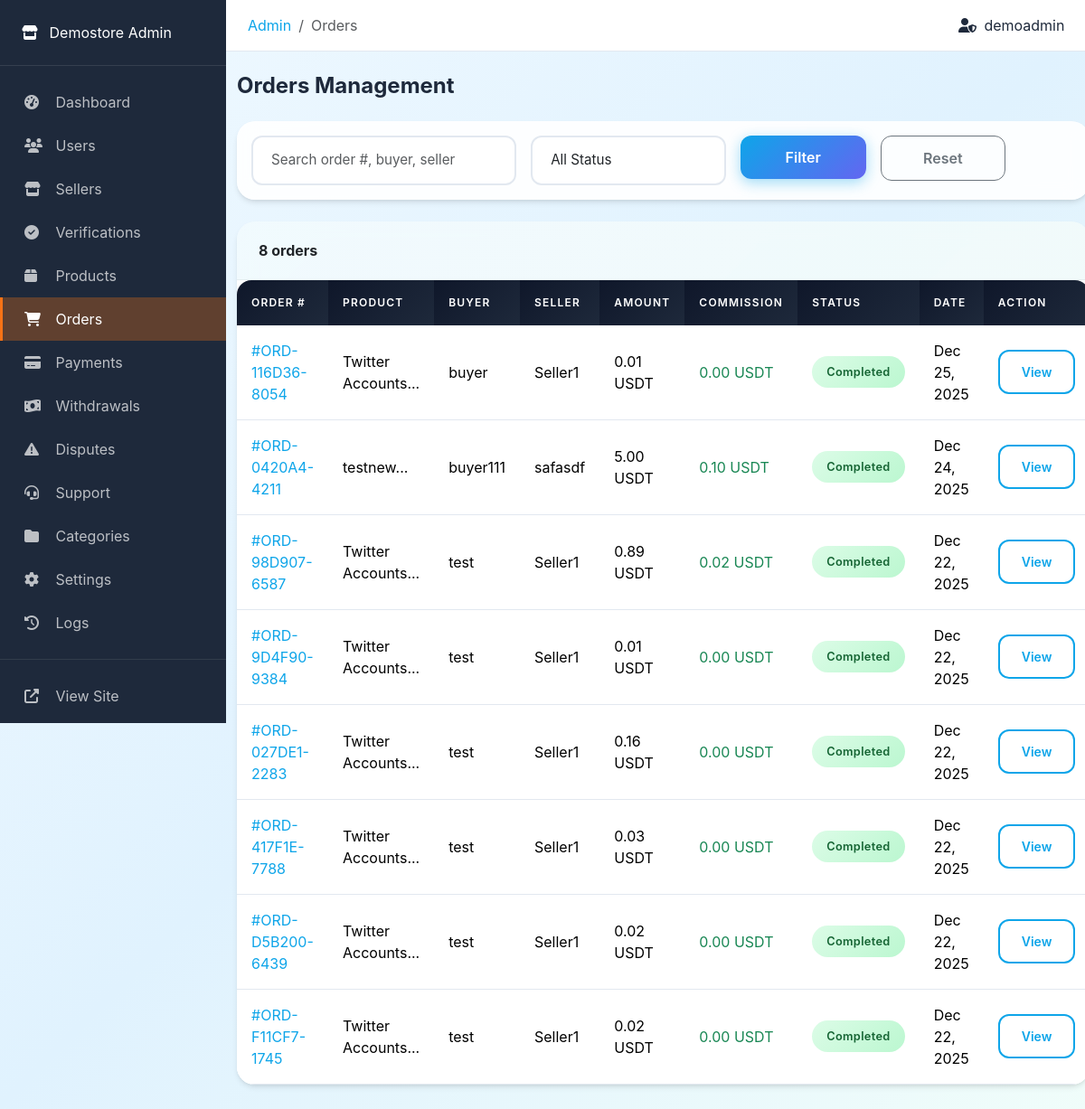
The app's page /admin/orders.php (signed in) with its own data.
### tables this page shows
CREATE TABLE `users` (
  `id` int(10) UNSIGNED NOT NULL,
  `username` varchar(50) NOT NULL,
  `email` varchar(100) NOT NULL,
  `password` varchar(255) NOT NULL,
  `role` enum('admin','seller','buyer') NOT NULL DEFAULT 'buyer',
  `status` enum('active','suspended','banned') NOT NULL DEFAULT 'active',
  `avatar` varchar(255) DEFAULT NULL,
  `created_at` timestamp NOT NULL DEFAULT current_timestamp(),
  `updated_at` timestamp NOT NULL DEFAULT current_timestamp() ON UPDATE current_timestamp(),
  `last_login` timestamp NULL DEFAULT NULL
);

CREATE TABLE `orders` (
  `id` int(10) UNSIGNED NOT NULL,
  `order_number` varchar(50) NOT NULL,
  `buyer_id` int(10) UNSIGNED NOT NULL,
  `seller_id` int(10) UNSIGNED NOT NULL,
  `product_id` int(10) UNSIGNED NOT NULL,
  `quantity` int(10) UNSIGNED NOT NULL DEFAULT 1,
  `unit_price` decimal(18,6) NOT NULL,
  `total_amount` decimal(18,6) NOT NULL,
  `commission_rate` decimal(5,2) NOT NULL,
  `commission_amount` decimal(18,6) NOT NULL,
  `seller_amount` decimal(18,6) NOT NULL,
  `delivery_type` enum('auto','manual') NOT NULL,
  `delivery_data` text DEFAULT NULL,
  `status` enum('pending','processing','delivered','completed','cancelled','refunded','disputed') NOT NULL DEFAULT 'pending',
  `buyer_reviewed` tinyint(1) DEFAULT 0,
  `seller_reviewed` tinyint(1) DEFAULT 0,
  `created_at` timestamp NOT NULL DEFAULT current_timestamp(),
  `completed_at` timestamp NULL DEFAULT NULL,
  `delivered_at` timestamp NULL DEFAULT NULL,
  `payment_released` tinyint(1) DEFAULT 0,
  `payment_released_at` timestamp NULL DEFAULT NULL,
  `updated_at` timestamp NOT NULL DEFAULT current_timestamp() ON UPDATE current_timestamp()
);

CREATE TABLE `products` (
  `id` int(10) UNSIGNED NOT NULL,
  `seller_id` int(10) UNSIGNED NOT NULL,
  `category_id` int(10) UNSIGNED NOT NULL,
  `name` varchar(255) NOT NULL,
  `slug` varchar(255) NOT NULL,
  `description` text DEFAULT NULL,
  `short_description` varchar(500) DEFAULT NULL,
  `price` decimal(18,6) NOT NULL,
  `stock_quantity` int(11) DEFAULT -1,
  `delivery_type` enum('auto','manual') NOT NULL DEFAULT 'manual',
  `delivery_data` text DEFAULT NULL,
  `thumbnail` varchar(255) DEFAULT NULL,
  `images` longtext DEFAULT NULL CHECK (json_valid(`images`)),
  `status` enum('active','inactive','pending','rejected') NOT NULL DEFAULT 'pending',
  `total_sales` int(10) UNSIGNED DEFAULT 0,
  `rating_average` decimal(3,2) DEFAULT 0.00,
  `rating_count` int(10) UNSIGNED DEFAULT 0,
  `created_at` timestamp NOT NULL DEFAULT current_timestamp(),
  `updated_at` timestamp NOT NULL DEFAULT current_timestamp() ON UPDATE current_timestamp()
);

CREATE TABLE `sellers` (
  `id` int(10) UNSIGNED NOT NULL,
  `user_id` int(10) UNSIGNED NOT NULL,
  `shop_name` varchar(100) NOT NULL,
  `shop_slug` varchar(100) NOT NULL,
  `shop_description` text DEFAULT NULL,
  `shop_logo` varchar(255) DEFAULT NULL,
  `shop_banner` varchar(255) DEFAULT NULL,
  `verification_status` enum('unverified','pending','verified') NOT NULL DEFAULT 'unverified',
  `verified_at` timestamp NULL DEFAULT NULL,
  `total_sales` int(10) UNSIGNED DEFAULT 0,
  `total_earnings` decimal(18,6) DEFAULT 0.000000,
  `rating_average` decimal(3,2) DEFAULT 0.00,
  `rating_count` int(10) UNSIGNED DEFAULT 0,
  `created_at` timestamp NOT NULL DEFAULT current_timestamp(),
  `updated_at` timestamp NOT NULL DEFAULT current_timestamp() ON UPDATE current_timestamp()
);

### admin/orders.php (the view, shortened to what the rows shown need)
<?php
$success = '';
$viewOrderId = (int) ($_GET['view'] ?? 0);
$page = max(1, (int) ($_GET['page'] ?? 1));
$where = "1=1";
$params = [];
$totalOrders = db()->fetch("
    SELECT COUNT(*) as count FROM orders o
    JOIN users buyer ON o.buyer_id = buyer.id
    JOIN sellers s ON o.seller_id = s.id
    WHERE {$where}
", $params)['count'];
$pagination = paginate($totalOrders, $page, ADMIN_ITEMS_PER_PAGE);
$orders = db()->fetchAll("
    SELECT o.*, p.name as product_name,
           buyer.username as buyer_username,
           s.shop_name
    FROM orders o
    JOIN products p ON o.product_id = p.id
    JOIN users buyer ON o.buyer_id = buyer.id
    JOIN sellers s ON o.seller_id = s.id
    WHERE {$where}
    ORDER BY o.created_at DESC
    LIMIT {$pagination['per_page']} OFFSET {$pagination['offset']}
", $params);
require_once __DIR__ . '/header.php';
?>
<div class="container-fluid py-4">
    <?php if ($viewOrderId && $order): ?>
        <div class="d-flex justify-content-between align-items-center mb-4">
            <h4 class="fw-bold mb-0">Order #<?= $order['order_number'] ?></h4>
            <a href="<?= BASE_URL ?>/admin/orders.php" class="btn btn-outline-secondary">
                <i class="fas fa-arrow-left me-2"></i>Back
            </a>
        </div>
        <?php if ($error): ?>
            <div class="alert alert-danger"><?= sanitize($error) ?></div>
        <?php endif; ?>
        <?php if ($success): ?>
            <div class="alert alert-success"><?= sanitize($success) ?></div>
        <?php endif; ?>
        <div class="row">
            <div class="col-lg-8">
                <div class="card mb-4">
                    <div class="card-header d-flex justify-content-between">
                        <h5 class="mb-0">Order Details</h5>
                        <span class="order-status <?= $order['status'] ?>"><?= ucfirst($order['status']) ?></span>
                    </div>
                    <div class="card-body">
                        <div class="row mb-4">
                            <div class="col-md-6">
                                <h6 class="fw-bold">Product</h6>
                                <p><?= sanitize($order['product_name']) ?></p>
                            </div>
                            <div class="col-md-3">
                                <h6 class="fw-bold">Quantity</h6>
                                <p><?= $order['quantity'] ?></p>
                            </div>
                            <div class="col-md-3">
                                <h6 class="fw-bold">Unit Price</h6>
                                <p><?= formatCurrency($order['unit_price']) ?></p>
                            </div>
                        </div>
                        <div class="row mb-4">
                            <div class="col-md-6">
                                <h6 class="fw-bold">Buyer</h6>
                                <p><?= sanitize($order['buyer_username']) ?> (<?= sanitize($order['buyer_email']) ?>)</p>
                            </div>
                            <div class="col-md-6">
                                <h6 class="fw-bold">Seller</h6>
                                <p><?= sanitize($order['shop_name']) ?> (@<?= sanitize($order['seller_username']) ?>)</p>
                            </div>
                        </div>
                        <?php if ($order['delivery_data']): ?>
                            <h6 class="fw-bold">Delivery Data</h6>
                            <div class="delivery-data-box mb-3">
                                <?= nl2br(sanitize($order['delivery_data'])) ?>
                            </div>
                        <?php endif; ?>
                    </div>
                </div>
                <div class="card">
                    <div class="card-header">
                        <h5 class="mb-0">Admin Actions</h5>
                    </div>
                    <div class="card-body">
                        <form method="POST" action="" class="row g-3">
                            <?= csrfField() ?>
                            <input type="hidden" name="order_id" value="<?= $order['id'] ?>">
                            <div class="col-md-6">
                                <label class="form-label">Update Status</label>
                                <select class="form-select" name="status">
                                    <option value="pending" <?= $order['status'] === 'pending' ? 'selected' : '' ?>>Pending</option>
                                    <option value="processing" <?= $order['status'] === 'processing' ? 'selected' : '' ?>>Processing</option>
                                    <option value="completed" <?= $order['status'] === 'completed' ? 'selected' : '' ?>>Completed</option>
                                    <option value="cancelled" <?= $order['status'] === 'cancelled' ? 'selected' : '' ?>>Cancelled</option>
                                </select>
                            </div>
                            <div class="col-md-6 d-flex align-items-end">
                                <button type="submit" name="update_status" class="btn btn-primary me-2">Update Status</button>
                                <?php if ($order['status'] !== 'refunded'): ?>
                                    <button type="submit" name="refund" class="btn btn-danger"
                                            onclick="return confirm('Process refund for this order?')">
                                        Refund Order
                                    </button>
                                <?php endif; ?>
                            </div>
                        </form>
                    </div>
                </div>
            </div>
            <div class="col-lg-4">
                <div class="card mb-4">
                    <div class="card-header">
                        <h5 class="mb-0">Financial Summary</h5>
                    </div>
                    <div class="card-body">
                        <div class="d-flex justify-content-between mb-2">
                            <span>Total Amount</span>
                            <span class="fw-bold"><?= formatCurrency($order['total_amount']) ?></span>
                        </div>
                        <div class="d-flex justify-content-between mb-2">
                            <span>Commission (<?= $order['commission_rate'] ?>%)</span>
                            <span class="text-success"><?= formatCurrency($order['commission_amount']) ?></span>
                        </div>
                        <div class="d-flex justify-content-between">
                            <span>Seller Amount</span>
                            <span><?= formatCurrency($order['seller_amount']) ?></span>
                        </div>
                    </div>
                </div>
                <div class="card">
                    <div class="card-header">
                        <h5 class="mb-0">Timeline</h5>
                    </div>
                    <div class="card-body">
                        <p class="mb-1"><strong>Created:</strong> <?= formatDateTime($order['created_at']) ?></p>
                        <?php if ($order['completed_at']): ?>
                            <p class="mb-0"><strong>Completed:</strong> <?= formatDateTime($order['completed_at']) ?></p>
                        <?php endif; ?>
                    </div>
                </div>
            </div>
        </div>
    <?php else: ?>
        <div class="card">
            <div class="card-body p-0">
                <div class="table-responsive">
                    <table class="table table-hover mb-0">
                        <thead>
                            <tr>
                                <th>Order #</th>
                                <th>Product</th>
                                <th>Buyer</th>
                                <th>Seller</th>
                                <th>Amount</th>
                                <th>Commission</th>
                                <th>Status</th>
                                <th>Date</th>
                                <th>Action</th>
                            </tr>
                        </thead>
                        <tbody>
                            <?php foreach ($orders as $order): ?>
                                <tr>
                                    <td>
                                        <a href="<?= BASE_URL ?>/admin/orders.php?view=<?= $order['id'] ?>">
                                            #<?= $order['order_number'] ?>
                                        </a>
                                    </td>
                                    <td><?= sanitize(substr($order['product_name'], 0, 25)) ?>...</td>
                                    <td><?= sanitize($order['buyer_username']) ?></td>
                                    <td><?= sanitize($order['shop_name']) ?></td>
                                    <td><?= formatCurrency($order['total_amount']) ?></td>
                                    <td class="text-success"><?= formatCurrency($order['commission_amount']) ?></td>
                                    <td>
                                        <span class="order-status <?= $order['status'] ?>">
                                            <?= ucfirst($order['status']) ?>
                                        </span>
                                    </td>
                                    <td><?= formatDate($order['created_at']) ?></td>
                                    <td>
                                        <a href="<?= BASE_URL ?>/admin/orders.php?view=<?= $order['id'] ?>" class="btn btn-sm btn-outline-primary">
                                            View
                                        </a>
                                    </td>
                                </tr>
                            <?php endforeach; ?>
                        </tbody>
                    </table>
                </div>
            </div>
        </div>
    <?php endif; ?>
</div>
<?php require_once __DIR__ . '/footer.php'; ?>

### admin/header.php (shortened to what the rows shown need)
<?php
$currentUser = getCurrentUser();
?>
<!DOCTYPE html>
<html lang="en">
<head>
    <link href="https://cdn.jsdelivr.net/npm/bootstrap@5.3.2/dist/css/bootstrap.min.css" rel="stylesheet">
    <link href="https://cdnjs.cloudflare.com/ajax/libs/font-awesome/6.4.2/css/all.min.css" rel="stylesheet">
    <link href="<?= ASSETS_URL ?>/css/style.css" rel="stylesheet">
</head>
<body>
    <div class="admin-wrapper">
        <main class="admin-content">
            <div class="admin-topbar d-flex justify-content-between align-items-center">
                <div class="d-flex align-items-center">
                    <span class="me-3">
                        <i class="fas fa-user-shield me-1"></i>
                        <?= sanitize($currentUser['username']) ?>
                    </span>
                </div>
            </div>

### records on screen
users: username "demoadmin"
orders: order_number "ORD-116D36-8054", product.name "Twitter Accounts", buyer.username "buyer", seller.shop_name "Seller1", total_amount "0.01 USDT", commission_amount "0.00 USDT", status "Completed", created_at "Dec 25, 2025"
orders: order_number "ORD-0420A4-4211", product.name "testnew", buyer.username "buyer111", seller.shop_name "safasdf", total_amount "5.00 USDT", commission_amount "0.10 USDT", status "Completed", created_at "Dec 24, 2025"
orders: order_number "ORD-98D907-6587", product.name "Twitter Accounts", buyer.username "test", seller.shop_name "Seller1", total_amount "0.89 USDT", commission_amount "0.02 USDT", status "Completed", created_at "Dec 22, 2025"
orders: order_number "ORD-9D4F90-9384", product.name "Twitter Accounts", buyer.username "test", seller.shop_name "Seller1", total_amount "0.01 USDT", commission_amount "0.00 USDT", status "Completed", created_at "Dec 22, 2025"
orders: order_number "ORD-027DE1-2283", product.name "Twitter Accounts", buyer.username "test", seller.shop_name "Seller1", total_amount "0.16 USDT", commission_amount "0.00 USDT", status "Completed", created_at "Dec 22, 2025"
orders: order_number "ORD-417F1E-7788", product.name "Twitter Accounts", buyer.username "test", seller.shop_name "Seller1", total_amount "0.03 USDT", commission_amount "0.00 USDT", status "Completed", created_at "Dec 22, 2025"
orders: order_number "ORD-D5B200-6439", product.name "Twitter Accounts", buyer.username "test", seller.shop_name "Seller1", total_amount "0.02 USDT", commission_amount "0.00 USDT", status "Completed", created_at "Dec 22, 2025"
orders: order_number "ORD-F11CF7-1745", product.name "Twitter Accounts", buyer.username "test", seller.shop_name "Seller1", total_amount "0.02 USDT", commission_amount "0.00 USDT", status "Completed", created_at "Dec 22, 2025"

### other values on screen
PLATFORM_NAME "Demostore"
str_replace('.php', '', basename($_SERVER['PHP_SELF'])) "Orders"
$totalOrders "8"
